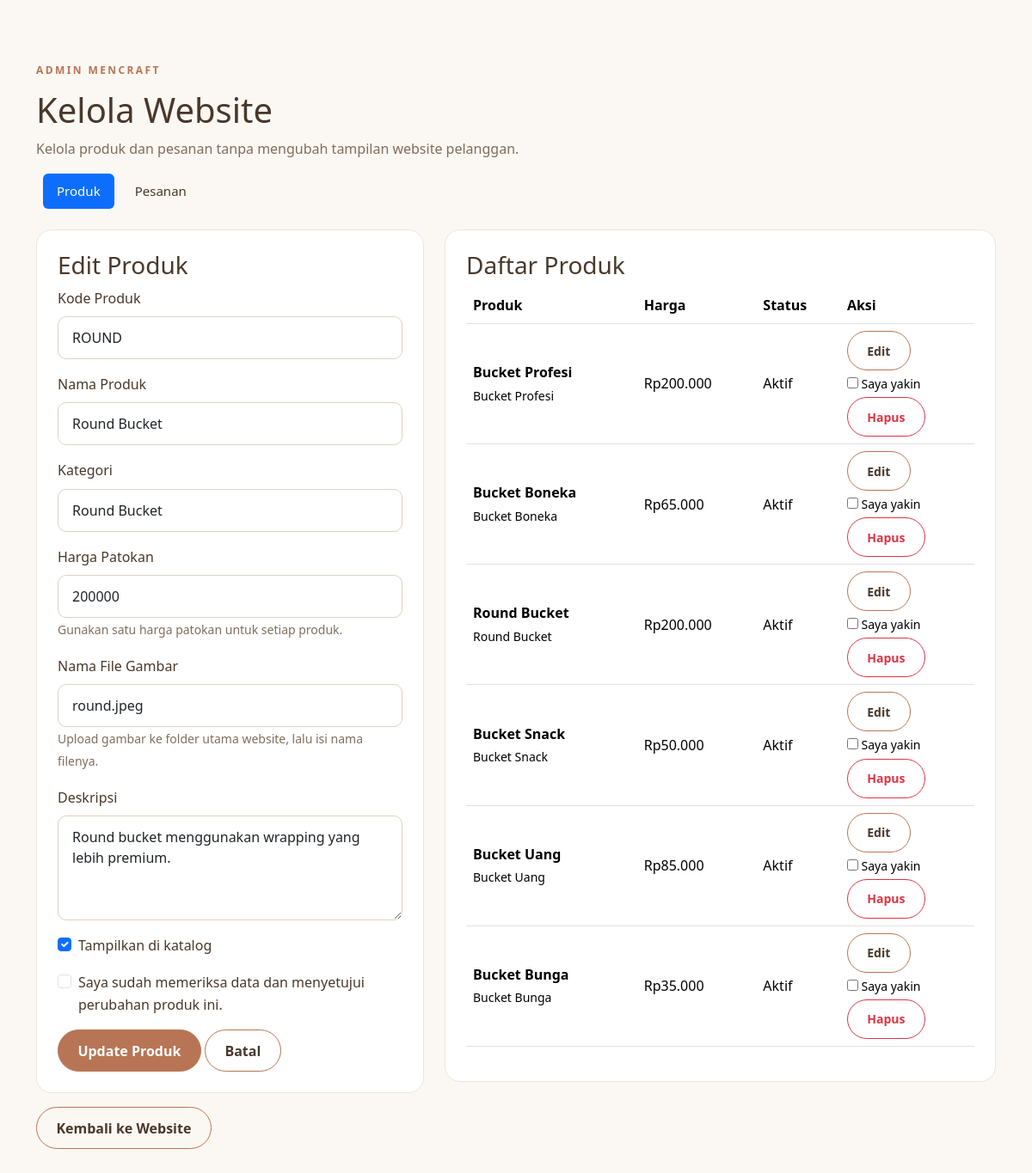
Screenshot of /admin/index.php?edit=4 with the database file from the repository.
### tables this page shows
CREATE TABLE IF NOT EXISTS products (
    id INT UNSIGNED AUTO_INCREMENT PRIMARY KEY,
    product_code VARCHAR(30) NOT NULL UNIQUE,
    name VARCHAR(100) NOT NULL,
    category VARCHAR(100) NOT NULL,
    price INT UNSIGNED NOT NULL,
    description TEXT NOT NULL,
    image VARCHAR(255) NOT NULL,
    is_active TINYINT(1) NOT NULL DEFAULT 1,
    created_at TIMESTAMP NOT NULL DEFAULT CURRENT_TIMESTAMP,
    updated_at TIMESTAMP NOT NULL DEFAULT CURRENT_TIMESTAMP
        ON UPDATE CURRENT_TIMESTAMP
);

### admin/index.php (the view, shortened to what this page needs)
<?php
function rupiah(int $v): string
{
    return 'Rp' . number_format(
        $v,
        0,
        ',',
        '.'
    );
}
$pdo = db();
$products = $pdo
    ->query(
        'SELECT * FROM products ORDER BY id DESC'
    )
    ->fetchAll();
$edit = null;
if (isset($_GET['edit'])) {
    $st = $pdo->prepare(
        'SELECT * FROM products WHERE id = ?'
    );
    $st->execute([
        (int) $_GET['edit']
    ]);
    $edit = $st->fetch() ?: null;
}
$tab = $_GET['tab'] ?? 'products';
?>
<!doctype html>
<html lang="id">
<head>
    <link
        href="https://cdn.jsdelivr.net/npm/bootstrap@5.3.3/dist/css/bootstrap.min.css"
        rel="stylesheet"
    >
    <link
        rel="stylesheet"
        href="../css/style.css"
    >
</head>
<body>
<main class="container section-space">
    <p class="eyebrow">
        ADMIN MENCRAFT
    </p>
    <h1>
        Kelola Website
    </h1>
    <p class="text-muted">
        Kelola produk dan pesanan tanpa mengubah tampilan
        website pelanggan.
    </p>
    <ul class="nav nav-pills mb-4">
        <li class="nav-item">
            <a
                class="nav-link <?= $tab === 'products' ? 'active' : '' ?>"
                href="?tab=products"
            >
                Produk
            </a>
        </li>
        <li class="nav-item">
            <a
                class="nav-link <?= $tab === 'orders' ? 'active' : '' ?>"
                href="?tab=orders"
            >
                Pesanan
            </a>
        </li>
    </ul>
    <?php if ($tab === 'products'): ?>
        <div class="row g-4">
            <div class="col-lg-5">
                <div class="content-card">
                    <h3>
                        <?= $edit ? 'Edit Produk' : 'Tambah Produk' ?>
                    </h3>
                    <form
                        method="post"
                        action="save_product.php"
                        class="crud-form"
                    >
                        <div class="mb-3">
                            <label class="form-label">
                                Kode Produk
                            </label>
                            <input
                                type="text"
                                class="form-control"
                                name="product_code"
                                required
                                value="<?= htmlspecialchars(
                                    $edit['product_code'] ?? ''
                                ) ?>"
                                placeholder="BUNGA"
                            >
                        </div>
                        <div class="mb-3">
                            <label class="form-label">
                                Nama Produk
                            </label>
                            <input
                                type="text"
                                class="form-control"
                                name="name"
                                required
                                value="<?= htmlspecialchars(
                                    $edit['name'] ?? ''
                                ) ?>"
                            >
                        </div>
                        <div class="mb-3">
                            <label class="form-label">
                                Kategori
                            </label>
                            <input
                                type="text"
                                class="form-control"
                                name="category"
                                required
                                value="<?= htmlspecialchars(
                                    $edit['category'] ?? ''
                                ) ?>"
                            >
                        </div>
                        <div class="mb-3">
                            <label class="form-label">
                                Harga Patokan
                            </label>
                            <input
                                type="number"
                                class="form-control"
                                name="price"
                                min="0"
                                required
                                value="<?= htmlspecialchars(
                                    (string) ($edit['price'] ?? '')
                                ) ?>"
                            >
                            <small class="text-muted">
                                Gunakan satu harga patokan
                                untuk setiap produk.
                            </small>
                        </div>
                        <div class="mb-3">
                            <label class="form-label">
                                Nama File Gambar
                            </label>
                            <input
                                type="text"
                                class="form-control"
                                name="image"
                                required
                                value="<?= htmlspecialchars(
                                    $edit['image'] ?? ''
                                ) ?>"
                                placeholder="bunga.jpeg"
                            >
                            <small class="text-muted">
                                Upload gambar ke folder utama
                                website, lalu isi nama filenya.
                            </small>
                        </div>
                        <div class="mb-3">
                            <label class="form-label">
                                Deskripsi
                            </label>
                            <textarea
                                class="form-control"
                                name="description"
                                rows="4"
                                required
                            ><?= htmlspecialchars(
                                $edit['description'] ?? ''
                            ) ?></textarea>
                        </div>
                        <div class="form-check mb-3">
                            <input
                                class="form-check-input"
                                type="checkbox"
                                name="is_active"
                                id="active"
                                <?= (
                                    !$edit ||
                                    (int) $edit['is_active'] === 1
                                ) ? 'checked' : '' ?>
                            >
                            <label
                                class="form-check-label"
                                for="active"
                            >
                                Tampilkan di katalog
                            </label>
                        </div>
                        <div class="form-check mb-3">
                            <input
                                class="form-check-input crud-confirm"
                                type="checkbox"
                                required
                                id="confirm-product"
                            >
                            <label
                                class="form-check-label"
                                for="confirm-product"
                            >
                                Saya sudah memeriksa data dan
                                menyetujui perubahan produk ini.
                            </label>
                        </div>
                        <button
                            class="btn btn-primary"
                            type="submit"
                        >
                            <?= $edit
                                ? 'Update Produk'
                                : 'Simpan Produk'
                            ?>
                        </button>
                        <?php if ($edit): ?>
                            <a
                                class="btn btn-outline-primary"
                                href="index.php"
                            >
                                Batal
                            </a>
                        <?php endif; ?>
                    </form>
                </div>
            </div>
            <div class="col-lg-7">
                <div
                    class="content-card"
                    style="overflow-x: auto;"
                >
                    <h3>
                        Daftar Produk
                    </h3>
                    <table class="table align-middle">
                        <thead>
                            <tr>
                                <th>Produk</th>
                                <th>Harga</th>
                                <th>Status</th>
                                <th>Aksi</th>
                            </tr>
                        </thead>
                        <tbody>
                            <?php foreach ($products as $p): ?>
                                <tr>
                                    <td>
                                        <strong>
                                            <?= htmlspecialchars(
                                                $p['name']
                                            ) ?>
                                        </strong>
                                        <br>
                                        <small>
                                            <?= htmlspecialchars(
                                                $p['category']
                                            ) ?>
                                        </small>
                                    </td>
                                    <td>
                                        <?= rupiah(
                                            (int) $p['price']
                                        ) ?>
                                    </td>
                                    <td>
                                        <?= (
                                            (int) $p['is_active'] === 1
                                        )
                                            ? 'Aktif'
                                            : 'Nonaktif'
                                        ?>
                                    </td>
                                    <td class="text-nowrap">
                                        <a
                                            class="btn btn-sm btn-outline-primary"
                                            href="?edit=<?= $p['id'] ?>"
                                        >
                                            Edit
                                        </a>
                                        <form
                                            method="post"
                                            action="delete_product.php"
                                            class="d-inline crud-form"
                                        >
                                            <label
                                                class="small d-block mt-1"
                                            >
                                                <input
                                                    type="checkbox"
                                                    class="crud-confirm"
                                                    required
                                                >
                                                Saya yakin
                                            </label>
                                            <button
                                                class="btn btn-sm btn-outline-danger mt-1"
                                                type="submit"
                                            >
                                                Hapus
                                            </button>
                                        </form>
                                    </td>
                                </tr>
                            <?php endforeach; ?>
                        </tbody>
                    </table>
                </div>
            </div>
        </div>
    <?php endif; ?>
    <a
        href="../index.php"
        class="btn btn-outline-primary mt-3"
    >
        Kembali ke Website
    </a>
</main>
</body>
</html>

### css/style.css (style rules this page uses)
:root { --cream: #F5EFE6; --beige: #E8D8C4; --brown: #49382B; --terracotta: #B87555; --soft: #FBF8F3; --muted: #806D5D; }
* { box-sizing: border-box; }
body { background: var(--soft); color: var(--brown); font-family: system-ui, -apple-system, "Segoe UI", sans-serif; line-height: 1.65; }
.nav-link { color: var(--brown); margin-left: .5rem; font-size: .94rem; }
.nav-link:hover, .nav-link.active { color: var(--terracotta); }
.eyebrow { color: var(--terracotta); font-size: .75rem; font-weight: 800; letter-spacing: .2em; margin-bottom: .75rem; }
.btn { border-radius: 999px; padding: .72rem 1.4rem; font-weight: 600; }
.btn-primary { background: var(--terracotta); border-color: var(--terracotta); color: #fff; }
.btn-outline-primary { border-color: var(--terracotta); color: var(--brown); }
.section-space { padding-top: 4.5rem; padding-bottom: 4.5rem; }
.content-card, .summary-card, .notice-card, .info-tile { background: white; border: 1px solid #eee4d9; border-radius: 18px; padding: 1.5rem; }
.form-control, .form-select { border-color: #dfd1c2; border-radius: 10px; padding: .75rem 1rem; }
.text-muted { color: var(--muted) !important; }

### rows the page displays
products: product_code "ROUND", name "Round Bucket", category "Round Bucket", price "200000", image "round.jpeg", description "Round bucket menggunakan wrapping yang lebih premium.", is_active "☑", price "Rp200.000", shows "Aktif"
products: name "Bucket Profesi", category "Bucket Profesi", price "Rp200.000", is_active "Aktif"
products: name "Bucket Boneka", category "Bucket Boneka", price "Rp65.000", is_active "Aktif"
products: name "Bucket Snack", category "Bucket Snack", price "Rp50.000", is_active "Aktif"
products: name "Bucket Uang", category "Bucket Uang", price "Rp85.000", is_active "Aktif"
products: name "Bucket Bunga", category "Bucket Bunga", price "Rp35.000", is_active "Aktif"
